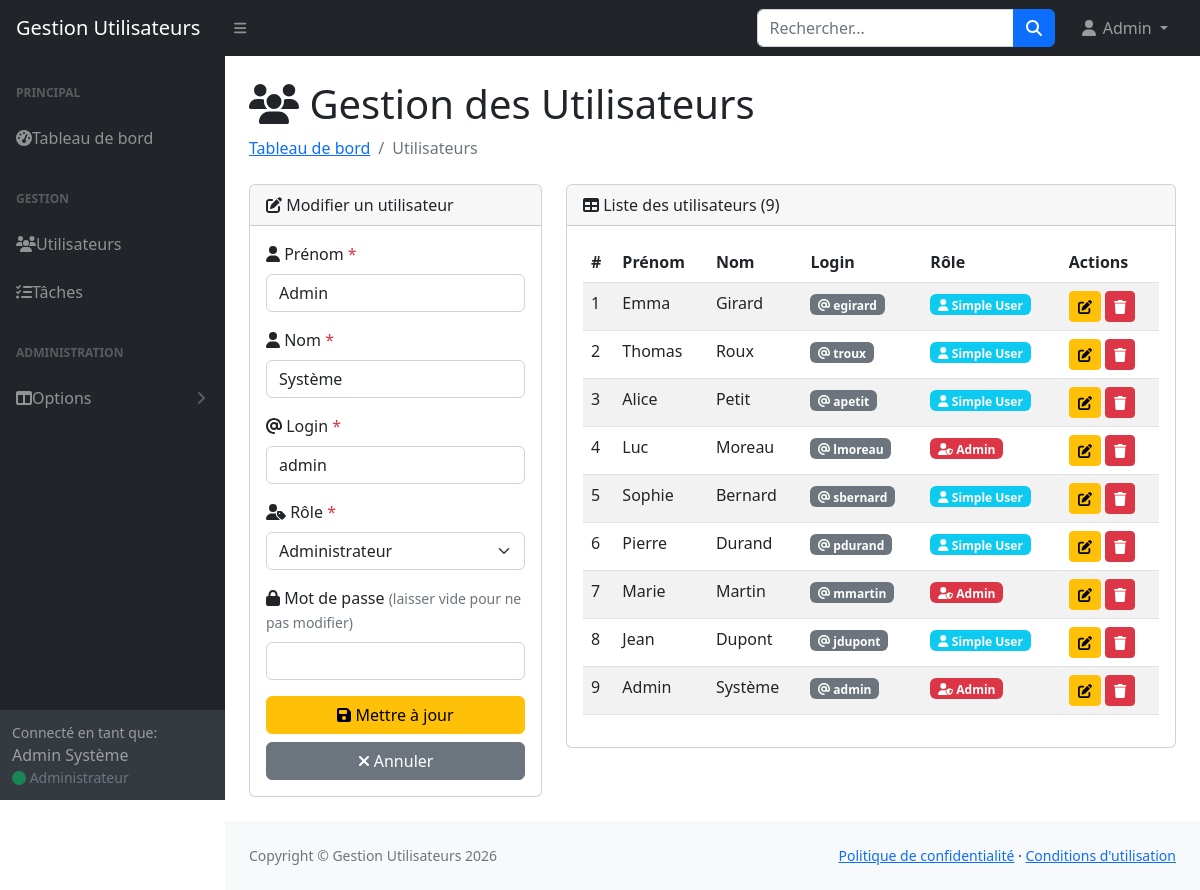
/indexUser.php?action=modifier&id=1 (signed in), run on the app's committed database.
### tables this page shows
CREATE TABLE IF NOT EXISTS utilisateurs (
    id INT AUTO_INCREMENT PRIMARY KEY,
    prenom VARCHAR(100) NOT NULL,
    nom VARCHAR(100) NOT NULL,
    login VARCHAR(50) NOT NULL UNIQUE,
    password_hash VARCHAR(255) NOT NULL,
    role ENUM('admin', 'simple_user') NOT NULL DEFAULT 'simple_user',
    date_creation TIMESTAMP DEFAULT CURRENT_TIMESTAMP,
    date_modification TIMESTAMP DEFAULT CURRENT_TIMESTAMP ON UPDATE CURRENT_TIMESTAMP
);

### config/db.php (called while the page is built, shortened)
<?php
$options = [
    PDO::ATTR_ERRMODE            => PDO::ERRMODE_EXCEPTION,
    PDO::ATTR_DEFAULT_FETCH_MODE => PDO::FETCH_ASSOC,
    PDO::ATTR_EMULATE_PREPARES   => false,
];
try {
    $dsn = "mysql:host=" . DB_HOST . ";dbname=" . DB_NAME . ";charset=" . DB_CHARSET;
    $pdo = new PDO($dsn, DB_USER, DB_PASS, $options);
} catch (PDOException $e) {
    die("Erreur de connexion à la base de données. Veuillez contacter l'administrateur.");
}
function executeQuery($sql, $params = []) {
    global $pdo;
    try {
        $stmt = $pdo->prepare($sql);
        $stmt->execute($params);
        return $stmt;
    } catch (PDOException $e) {
        error_log("Erreur SQL: " . $e->getMessage());
        throw new Exception("Une erreur est survenue lors de l'exécution de la requête.");
    }
}
?>

### indexUser.php (the view, shortened to what this page needs)
<?php
require_once 'config/db.php';
require_once 'includes/header.php';
try {
    $sql = "SELECT id, prenom, nom, login, role FROM utilisateurs ORDER BY id DESC";
    $stmt = executeQuery($sql);
    $Utilisateurs = $stmt->fetchAll();
} catch (Exception $e) {
    $Utilisateurs = [];
    $error_message = "Erreur lors de la récupération des utilisateurs.";
}
$editMode = false;
$userToEdit = null;
if (isset($_GET['action']) && $_GET['action'] === 'modifier' && isset($_GET['id'])) {
    $editMode = true;
    $userId = (int)$_GET['id'];
    try {
        $sql = "SELECT id, prenom, nom, login, role FROM utilisateurs WHERE id = :id";
        $stmt = executeQuery($sql, ['id' => $userId]);
        $userToEdit = $stmt->fetch();
    } catch (Exception $e) {
        $editMode = false;
    }
}
?>
<?php require_once 'includes/sidebar.php'; ?>
<div class="container-fluid px-4">
    <h1 class="mt-4"><i class="fas fa-users"></i> Gestion des Utilisateurs</h1>
    <ol class="breadcrumb mb-4">
        <li class="breadcrumb-item"><a href="index.php">Tableau de bord</a></li>
        <li class="breadcrumb-item active">Utilisateurs</li>
    </ol>
    <div class="row">
        <div class="col-xl-4">
            <div class="card mb-4">
                <div class="card-header">
                    <i class="fas fa-<?= $editMode ? 'edit' : 'user-plus' ?>"></i>
                    <?= $editMode ? 'Modifier un utilisateur' : 'Ajouter un utilisateur' ?>
                </div>
                <div class="card-body">
                    <form method="POST" action="traitements/action.php">
                        <div class="mb-3">
                            <label for="prenom" class="form-label">
                                <i class="fas fa-user"></i> Prénom <span class="text-danger">*</span>
                            </label>
                            <input type="text" class="form-control" id="prenom" name="prenom"
                                   value="<?= $editMode && $userToEdit ? htmlspecialchars($userToEdit['prenom']) : '' ?>"
                                   required>
                        </div>
                        <div class="mb-3">
                            <label for="nom" class="form-label">
                                <i class="fas fa-user"></i> Nom <span class="text-danger">*</span>
                            </label>
                            <input type="text" class="form-control" id="nom" name="nom"
                                   value="<?= $editMode && $userToEdit ? htmlspecialchars($userToEdit['nom']) : '' ?>"
                                   required>
                        </div>
                        <div class="mb-3">
                            <label for="login" class="form-label">
                                <i class="fas fa-at"></i> Login <span class="text-danger">*</span>
                            </label>
                            <input type="text" class="form-control" id="login" name="login"
                                   value="<?= $editMode && $userToEdit ? htmlspecialchars($userToEdit['login']) : '' ?>"
                                   required>
                        </div>
                        <div class="mb-3">
                            <label for="role" class="form-label">
                                <i class="fas fa-user-tag"></i> Rôle <span class="text-danger">*</span>
                            </label>
                            <select class="form-select" id="role" name="role" required>
                                <option value="admin" <?= ($editMode && $userToEdit && $userToEdit['role'] === 'admin') ? 'selected' : '' ?>>
                                    Administrateur
                                </option>
                            </select>
                        </div>
                        <div class="mb-3">
                            <label for="password" class="form-label">
                                <i class="fas fa-lock"></i> Mot de passe
                                <?php if (!$editMode): ?>
                                    <span class="text-danger">*</span>
                                <?php else: ?>
                                    <span class="text-muted small">(laisser vide pour ne pas modifier)</span>
                                <?php endif; ?>
                            </label>
                            <input type="password" class="form-control" id="password" name="password"
                                   <?= !$editMode ? 'required' : '' ?>>
                        </div>
                        <div class="d-grid gap-2">
                            <button type="submit" class="btn btn-<?= $editMode ? 'warning' : 'primary' ?>">
                                <i class="fas fa-<?= $editMode ? 'save' : 'plus' ?>"></i>
                                <?= $editMode ? 'Mettre à jour' : 'Ajouter' ?>
                            </button>
                            <?php if ($editMode): ?>
                                <a href="indexUser.php" class="btn btn-secondary">
                                    <i class="fas fa-times"></i> Annuler
                                </a>
                            <?php endif; ?>
                        </div>
                    </form>
                </div>
            </div>
        </div>
        <div class="col-xl-8">
            <div class="card mb-4">
                <div class="card-header">
                    <i class="fas fa-table"></i>
                    Liste des utilisateurs (<?= count($Utilisateurs) ?>)
                </div>
                <div class="card-body">
                    <table class="table table-striped table-hover">
                        <thead>
                            <tr>
                                <th>#</th>
                                <th>Prénom</th>
                                <th>Nom</th>
                                <th>Login</th>
                                <th>Rôle</th>
                                <th>Actions</th>
                            </tr>
                        </thead>
                        <tbody>
                            <?php if (empty($Utilisateurs)): ?>
                                <tr>
                                    <td colspan="6" class="text-center text-muted">
                                        <i class="fas fa-inbox"></i> Aucun utilisateur trouvé
                                    </td>
                                </tr>
                            <?php else: ?>
                                <?php $counter = 1; ?>
                                <?php foreach ($Utilisateurs as $u): ?>
                                    <tr>
                                        <td><?= $counter++ ?></td>
                                        <td><?= htmlspecialchars($u['prenom']) ?></td>
                                        <td><?= htmlspecialchars($u['nom']) ?></td>
                                        <td>
                                            <span class="badge bg-secondary">
                                                <i class="fas fa-at"></i> <?= htmlspecialchars($u['login']) ?>
                                            </span>
                                        </td>
                                        <td>
                                            <?php if ($u['role'] === 'admin'): ?>
                                                <span class="badge bg-danger">
                                                    <i class="fas fa-user-shield"></i> Admin
                                                </span>
                                            <?php else: ?>
                                                <span class="badge bg-info">
                                                    <i class="fas fa-user"></i> Simple User
                                                </span>
                                            <?php endif; ?>
                                        </td>
                                        <td>
                                            <a href="indexUser.php?action=modifier&id=<?= $u['id'] ?>"
                                               class="btn btn-sm btn-warning"
                                               title="Modifier">
                                                <i class="fas fa-edit"></i>
                                            </a>
                                            <a href="traitements/action.php?action=supprimer&id=<?= $u['id'] ?>"
                                               class="btn btn-sm btn-danger"
                                               title="Supprimer"
                                               onclick="return confirm('Êtes-vous sûr de vouloir supprimer cet utilisateur ?');">
                                                <i class="fas fa-trash"></i>
                                            </a>
                                        </td>
                                    </tr>
                                <?php endforeach; ?>
                            <?php endif; ?>
                        </tbody>
                    </table>
                </div>
            </div>
        </div>
    </div>
</div>
<?php require_once 'includes/footer.php'; ?>

### data on the page
utilisateurs: prenom "Admin", nom "Système", login "admin", role "Administrateur"
utilisateurs: prenom "Emma", nom "Girard", login "egirard", role "simple_user" (drawn)
utilisateurs: prenom "Thomas", nom "Roux", login "troux", role "simple_user" (drawn)
utilisateurs: prenom "Alice", nom "Petit", login "apetit", role "simple_user" (drawn)
utilisateurs: prenom "Luc", nom "Moreau", login "lmoreau", role "admin" (drawn)
utilisateurs: prenom "Sophie", nom "Bernard", login "sbernard", role "simple_user" (drawn)
utilisateurs: prenom "Pierre", nom "Durand", login "pdurand", role "simple_user" (drawn)
utilisateurs: prenom "Marie", nom "Martin", login "mmartin", role "admin" (drawn)
utilisateurs: prenom "Jean", nom "Dupont", login "jdupont", role "simple_user" (drawn)

### other printed values
$_SESSION['user_prenom'] "Admin"
$_SESSION['user_nom'] "Système"
count($Utilisateurs) "9"
